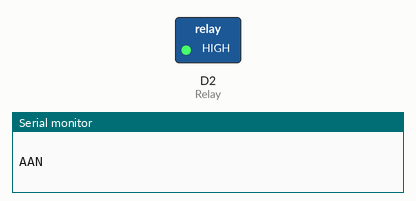
Recording of a program running on a simulated Arduino Uno R4 WiFi. On the bench: switched loads named in the program (green lamp = pin HIGH), the last lines printed to the serial monitor.

Above: at 1.5 s.
At 4.5 s:
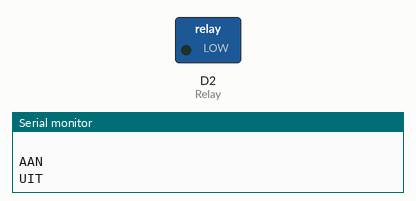
Timing chart, 0 to 7.8 s (numbered marks = the images above):
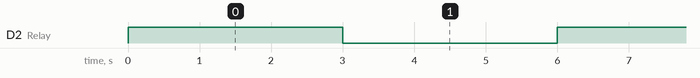

Measured:
- by itself, D2 (Relay): alternates HIGH for 3.0 s and LOW for 3.0 s

The program:

main.cpp
```cpp
#include <Arduino.h>

const unsigned long intervalNormaal = 5000; // IntervalNormaal tussen elke statusverandering (in milliseconden)
unsigned long previousMillisNormaal = 0;    // Variabele om de vorige tijd op te slaan

const unsigned long intervalVeel = 3000;
unsigned long previousMillisVeel = 0;

int Relay = 2;

void setup()
{
    pinMode(Relay, OUTPUT); // Pin 9 als output
    Serial.begin(9600);
    Serial.println(" ");
}

void loop()
{

    digitalWrite(Relay, HIGH); // Relais inschakelen
    Serial.println("AAN");
    delay(3000);
    digitalWrite(Relay, LOW); // Relais inschakelen
    Serial.println("UIT");
    delay(3000);
}

/*AANSLUITING
Ventilator:
Rode > COM
Zwart > GND

Relais:

Voorkant:
Groen > 9
Rood > 3.3V
Zwart > GND

Actherkant:
NO > 5V

https://www.robotique.tech/robotics/controlling-a-dc-motor-with-arduino/

*/
```
